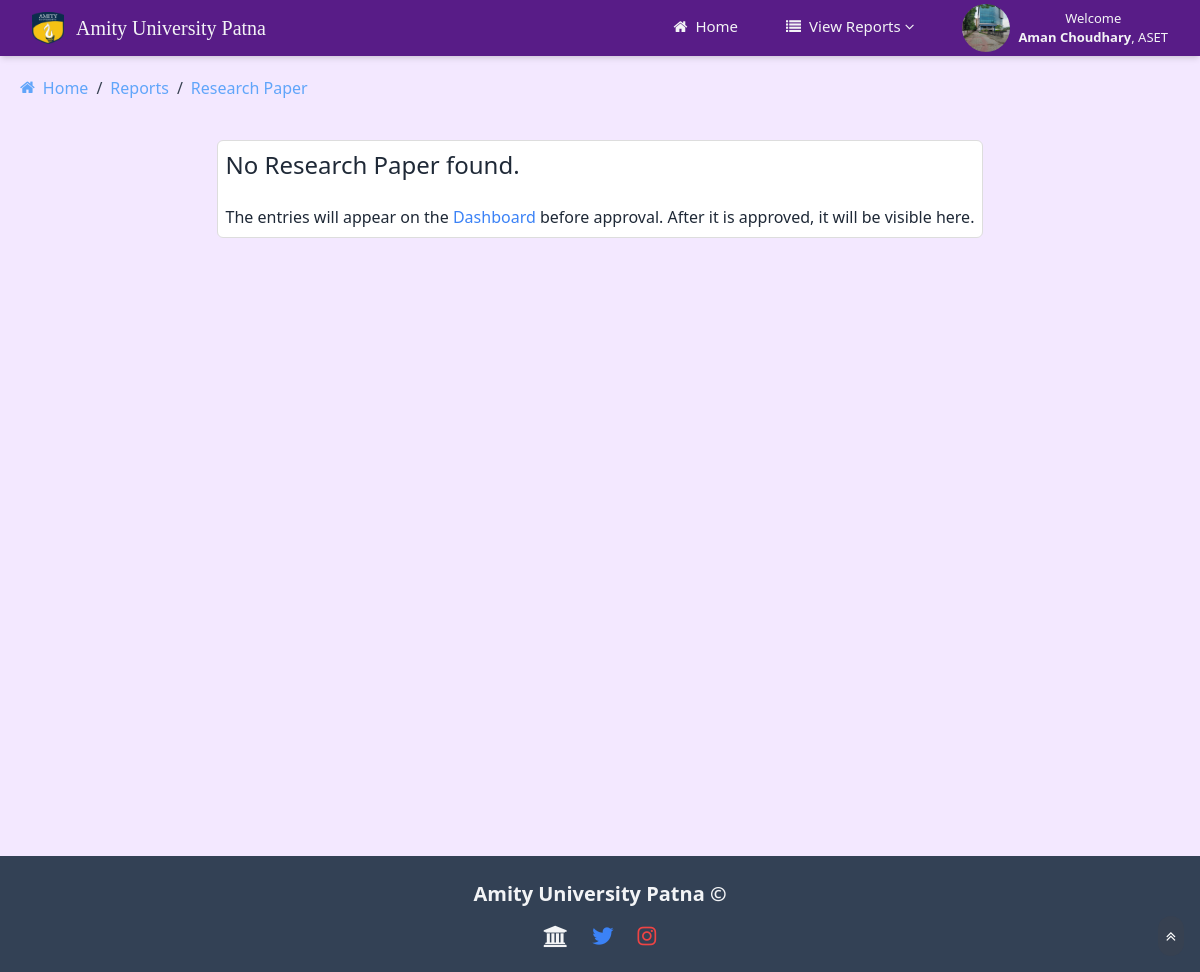
Page /research/ReoResearchpaperAdmin.php (signed in) on the earlier database version.
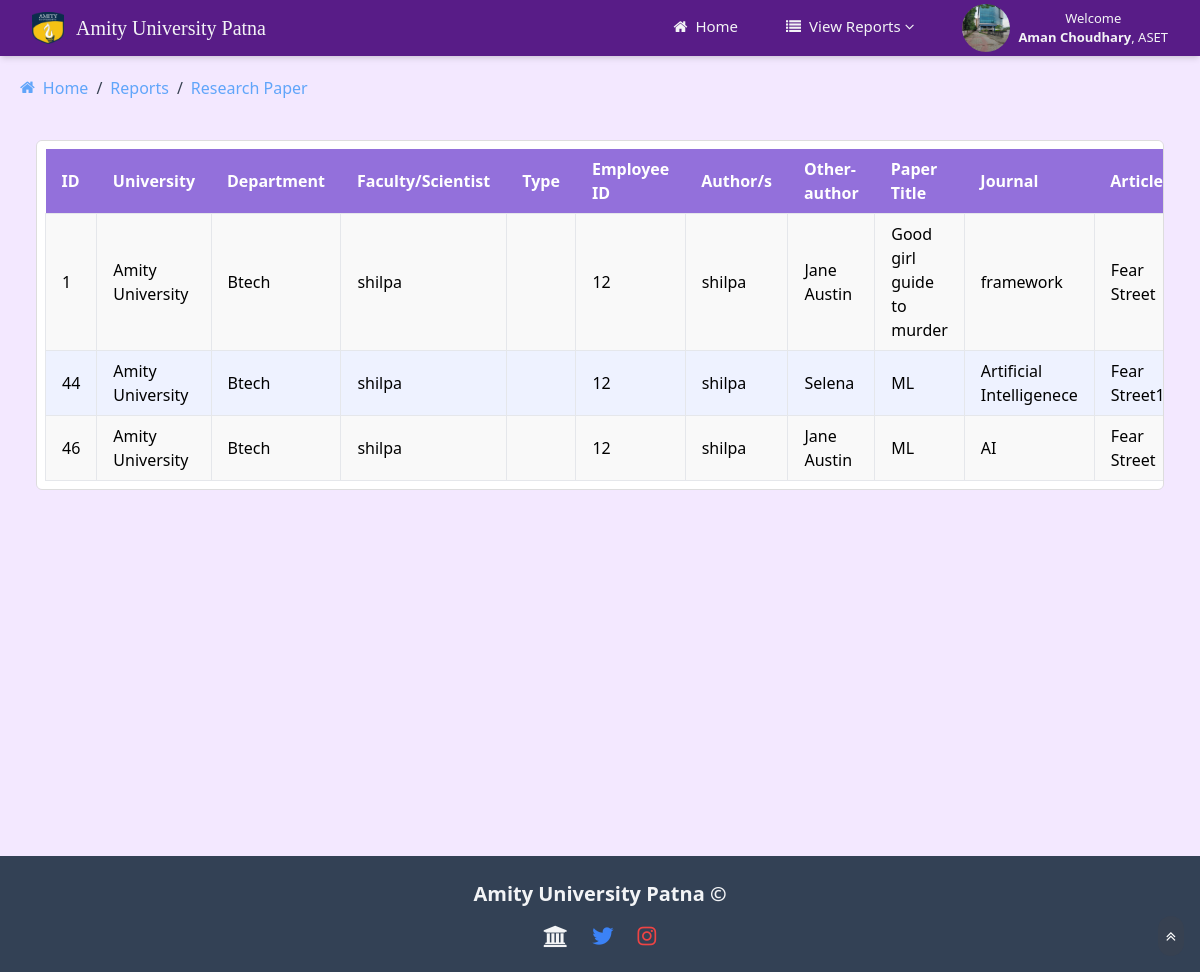
Same page on the later database version.
### tables this page shows
CREATE TABLE `researchpapersbyfaculty` (
  `srNo` int(11) NOT NULL,
  `University` varchar(100) NOT NULL,
  `Department` varchar(100) NOT NULL,
  `Faculty` varchar(100) NOT NULL,
  `Employee ID` int(11) NOT NULL,
  `Author` varchar(100) NOT NULL,
  `Type` varchar(100) NOT NULL,
  `Co-author` varchar(100) NOT NULL,
  `papertitle` varchar(100) NOT NULL,
  `journalname` varchar(100) NOT NULL,
  `article` varchar(100) NOT NULL,
  `region` varchar(100) NOT NULL,
  `pubdate` date NOT NULL,
  `pubyear` year(4) NOT NULL,
  `volume` varchar(500) NOT NULL,
  `pagefrom` int(11) NOT NULL,
  `pageto` int(11) NOT NULL,
  `impact` varchar(100) NOT NULL,
  `scopus` enum('y','n') NOT NULL,
  `listedin` varchar(100) NOT NULL,
  `wos` enum('y','n') NOT NULL,
  `peer` enum('y','n') NOT NULL,
  `issnisbn` varchar(100) NOT NULL,
  `pubname` varchar(100) NOT NULL,
  `affltn` varchar(100) NOT NULL,
  `corrauthor` varchar(100) NOT NULL,
  `citind` int(11) NOT NULL,
  `nocit` int(11) NOT NULL,
  `link` varchar(100) DEFAULT NULL,
  `evdupload` varchar(100) NOT NULL,
  `othrinfo` varchar(100) DEFAULT NULL,
  `ref` varchar(100) DEFAULT NULL,
  `status` int(11) NOT NULL DEFAULT 0
);

### research/ReoResearchpaperAdmin.php (the view, shortened to what this page needs)
<?php
include "commonAdmin.php";
include "connect.php";
?>
<div class="main-content p-2 bg-purple-100 w-full overflow-hidden min-h-screen">
    <div class="main-content-inner">
        <nav class="p-3" aria-label="breadcrumb">
            <ol class="list-reset flex">
                <li>
                    <a href="index1Admin.php" class="text-blue-400 hover:text-blue-700 flex items-center">
                        <i class="fa fa-home mr-2"></i>Home
                    </a>
                </li>
                <li><span class="mx-2 text-gray-700">/</span></li>
                <li><a href="#" class="text-blue-400 hover:text-blue-700">Reports</a></li>
                <li><span class="mx-2 text-gray-700">/</span></li>
                <li class="text-blue-400">Research Paper</li>
            </ol>
        </nav>
    </div>
    <div class="flex justify-center p-2 m-5">
        <div class="table-responsive p-2 rounded-md">
            <?php
            $sql = "SELECT * FROM researchpapersbyfaculty WHERE status=1";
            $result = $conn->query($sql);
            if ($result->num_rows > 0) {
                echo '<table id="papersTable" class="min-w-full border-collapse bg-white border-gray-200 text-left">';
                echo '<thead>';
                echo '<tr>';
                echo '<th class="px-4 py-2">ID</th>';
                echo '<th class="px-4 py-2">University</th>';
                echo '<th class="px-4 py-2">Department</th>';
                echo '<th class="px-4 py-2">Faculty/Scientist</th>';
                echo '<th class="px-4 py-2">Type</th>';
                echo '<th class="px-4 py-2">Employee ID</th>';
                echo '<th class="px-4 py-2">Author/s</th>';
                echo '<th class="px-4 py-2">Other-author</th>';
                echo '<th class="px-4 py-2">Paper Title</th>';
                echo '<th class="px-4 py-2">Journal</th>';
                echo '<th class="px-4 py-2">Article</th>';
                echo '</tr>';
                echo '</thead>';
                echo '<tbody>';
                while ($row = $result->fetch_assoc()) {
                    echo '<tr class="hover:bg-gray-100 cursor-pointer" data-row=\'' . json_encode($row) . '\'>';
                    echo '<td class="border px-4 py-2">' . $row['srNo'] . '</td>';
                    echo '<td class="border px-4 py-2">' . $row['University'] . '</td>';
                    echo '<td class="border px-4 py-2">' . $row['Department'] . '</td>';
                    echo '<td class="border px-4 py-2">' . $row['Faculty'] . '</td>';
                    echo '<td class="border px-4 py-2">' . $row['Type'] . '</td>';
                    echo '<td class="border px-4 py-2">' . $row['Employee ID'] . '</td>';
                    echo '<td class="border px-4 py-2">' . $row['Author'] . '</td>';
                    echo '<td class="border px-4 py-2">' . $row['Co-author'] . '</td>';
                    echo '<td class="border px-4 py-2">' . $row['papertitle'] . '</td>';
                    echo '<td class="border px-4 py-2">' . $row['journalname'] . '</td>';
                    echo '<td class="border px-4 py-2">' . $row['article'] . '</td>';
                    echo '</tr>';
                }
                echo '</tbody>';
                echo '</table>';
            }
            else {
                echo '<p class="text-gray-800 text-2xl">No Research Paper found.</p><br><p class="text-gray-800 text-md">The entries will appear on the <a href="index1admin.php" class="text-blue-500">Dashboard</a> before approval. After it is approved, it will be visible here.</p>';
            }
            ?>
        </div>
    </div>
</div>
</div>
<?php include "footer.php"; ?>
</body>
</html>

Differences in the rows shown:
added researchpapersbyfaculty: srNo "1", University "Amity University", Department "Btech", Faculty "shilpa", Employee ID "12", Author "shilpa", value "Jane Austin", papertitle "Good girl guide to murder", journalname "framework", article "Fear Street"
added researchpapersbyfaculty: srNo "44", University "Amity University", Department "Btech", Faculty "shilpa", Employee ID "12", Author "shilpa", value "Selena", papertitle "ML", journalname "Artificial Intelligenece", article "Fear…"
added researchpapersbyfaculty: srNo "46", University "Amity University", Department "Btech", Faculty "shilpa", Employee ID "12", Author "shilpa", value "Jane Austin", papertitle "ML", journalname "AI", article "Fear Street"
Other differences:
text no longer shown: "No Research Paper found. The entries will appear on the Dashboard before approval. After it is approved, it will be visible here."
text now shown: "ID University Department Faculty/Scientist Type Employee ID Author/s Other-author Paper Title Journal Article"
